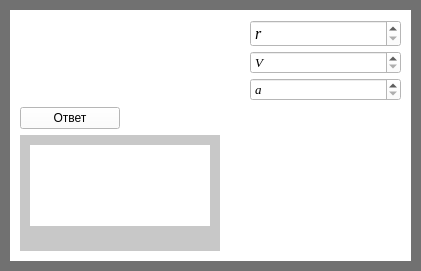
     <widget class="QWidget" name="widget_13" native="true">
      <property name="geometry">
       <rect>
        <x>690</x>
        <y>570</y>
        <width>421</width>
        <height>271</height>
       </rect>
      </property>
      <property name="styleSheet">
       <string notr="true">background-color: rgb(0, 0, 0);
background-color: rgb(113, 113, 113);</string>
      </property>
      <widget class="QWidget" name="widget_14" native="true">
       <property name="geometry">
        <rect>
         <x>10</x>
         <y>10</y>
         <width>401</width>
         <height>251</height>
        </rect>
       </property>
       <property name="styleSheet">
        <string notr="true">background-color: rgb(255, 255, 255);</string>
       </property>
       <widget class="QWidget" name="verticalLayoutWidget_24">
        <property name="geometry">
         <rect>
          <x>10</x>
          <y>0</y>
          <width>381</width>
          <height>241</height>
         </rect>
        </property>
        <layout class="QVBoxLayout" name="verticalLayout_27">
         <property name="topMargin">
          <number>10</number>
         </property>
         <item>
          <layout class="QHBoxLayout" name="horizontalLayout_15">
           <property name="spacing">
            <number>50</number>
           </property>
           <item>
            <widget class="QLabel" name="label_29">
             <property name="minimumSize">
              <size>
               <width>180</width>
               <height>0</height>
              </size>
             </property>
             <property name="styleSheet">
              <string notr="true">background-color: rgb(255, 255, 255);</string>
             </property>
             <property name="text">
              <string/>
             </property>
             <property name="pixmap">
              <pixmap>D:/Downloads/2018-12-06_22-04-17.jpg</pixmap>
             </property>
            </widget>
           </item>
           <item>
            <layout class="QVBoxLayout" name="verticalLayout_14">
             <property name="spacing">
              <number>4</number>
             </property>
             <item>
              <widget class="QSpinBox" name="spinBox_23">
               <property name="font">
                <font>
                 <family>Times New Roman</family>
                 <pointsize>12</pointsize>
                 <italic>true</italic>
                </font>
               </property>
               <property name="specialValueText">
                <string>r</string>
               </property>
               <property name="maximum">
                <number>1000000000</number>
               </property>
              </widget>
             </item>
             <item>
              <widget class="QSpinBox" name="spinBox_22">
               <property name="font">
                <font>
                 <family>Times New Roman</family>
                 <pointsize>10</pointsize>
                 <italic>true</italic>
                </font>
               </property>
               <property name="specialValueText">
                <string>V</string>
               </property>
               <property name="maximum">
                <number>1000000000</number>
               </property>
              </widget>
             </item>
             <item>
              <widget class="QSpinBox" name="spinBox_20">
               <property name="font">
                <font>
                 <family>Times New Roman</family>
                 <pointsize>10</pointsize>
                 <italic>true</italic>
                </font>
               </property>
               <property name="specialValueText">
                <string>a</string>
               </property>
               <property name="maximum">
                <number>1000000000</number>
               </property>
              </widget>
             </item>
            </layout>
           </item>
          </layout>
         </item>
         <item>
          <widget class="QPushButton" name="pushButton_7">
           <property name="minimumSize">
            <size>
             <width>100</width>
             <height>0</height>
            </size>
           </property>
           <property name="maximumSize">
            <size>
             <width>100</width>
             <height>16777215</height>
            </size>
           </property>
           <property name="text">
            <string>Ответ</string>
           </property>
          </widget>
         </item>
         <item>
          <widget class="QWidget" name="widget_37" native="true">
           <property name="maximumSize">
            <size>
             <width>200</width>
             <height>16777215</height>
            </size>
           </property>
           <property name="styleSheet">
            <string notr="true">background-color: rgb(200, 200, 200);</string>
           </property>
           <widget class="QLabel" name="label_7">
            <property name="geometry">
             <rect>
              <x>10</x>
              <y>10</y>
              <width>180</width>
              <height>81</height>
             </rect>
            </property>
            <property name="minimumSize">
             <size>
              <width>180</width>
              <height>0</height>
             </size>
            </property>
            <property name="maximumSize">
             <size>
              <width>180</width>
              <height>16777215</height>
             </size>
            </property>
            <property name="styleSheet">
             <string notr="true">background-color: rgb(255, 255, 255);</string>
            </property>
            <property name="text">
             <string/>
            </property>
           </widget>
          </widget>
         </item>
        </layout>
       </widget>
      </widget>
     </widget>
